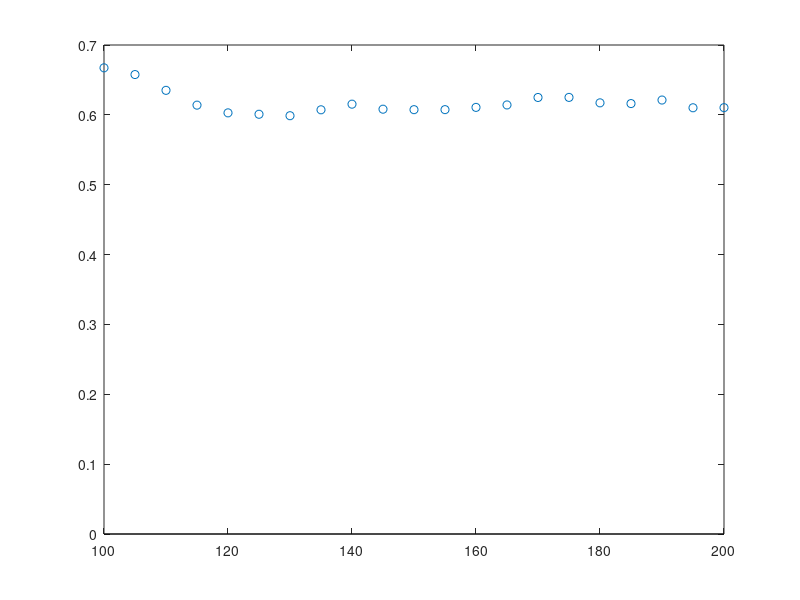

Recreate this plot in MATLAB. (Note: this script raises an error after producing the figure.)

frequency=[100 105 110 115 120 125 130 135 140 145 150 155 160 165 170 175 180 185 190 195 200];
V1=[3.25 3.67 4.09 4.5 5.04 5.6 5.91 6.2 6.59 6.75 6.7 6.5 6.62 6.75 6.53 6.3 6.24 6.18 5.97 5.65 5.67];
V2=[1.62 1.91 2.35 2.83 3.32 3.72 3.96 4.01 4.12 4.35 4.33 4.2 4.22 4.24 3.92 3.78 3.87 3.85 3.64 3.61 3.62];
%%
figure();
stem(frequency,V1./(V1+V2),'LineStyle','none')
hold on;

M1=4.1e-6; %  3.0711e-06
M2=2.445e-6;
M1/(M1+M2)
yline(M1/(M1+M2))